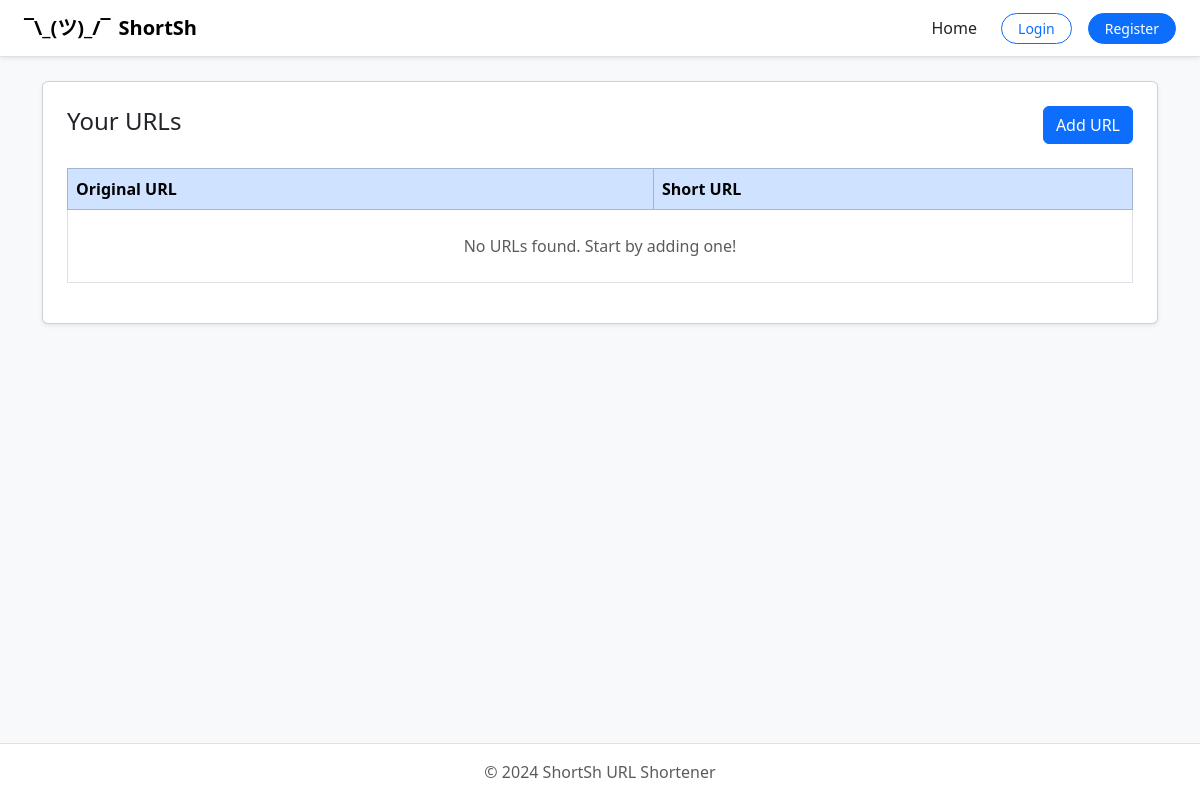
Before: / with the older database file.
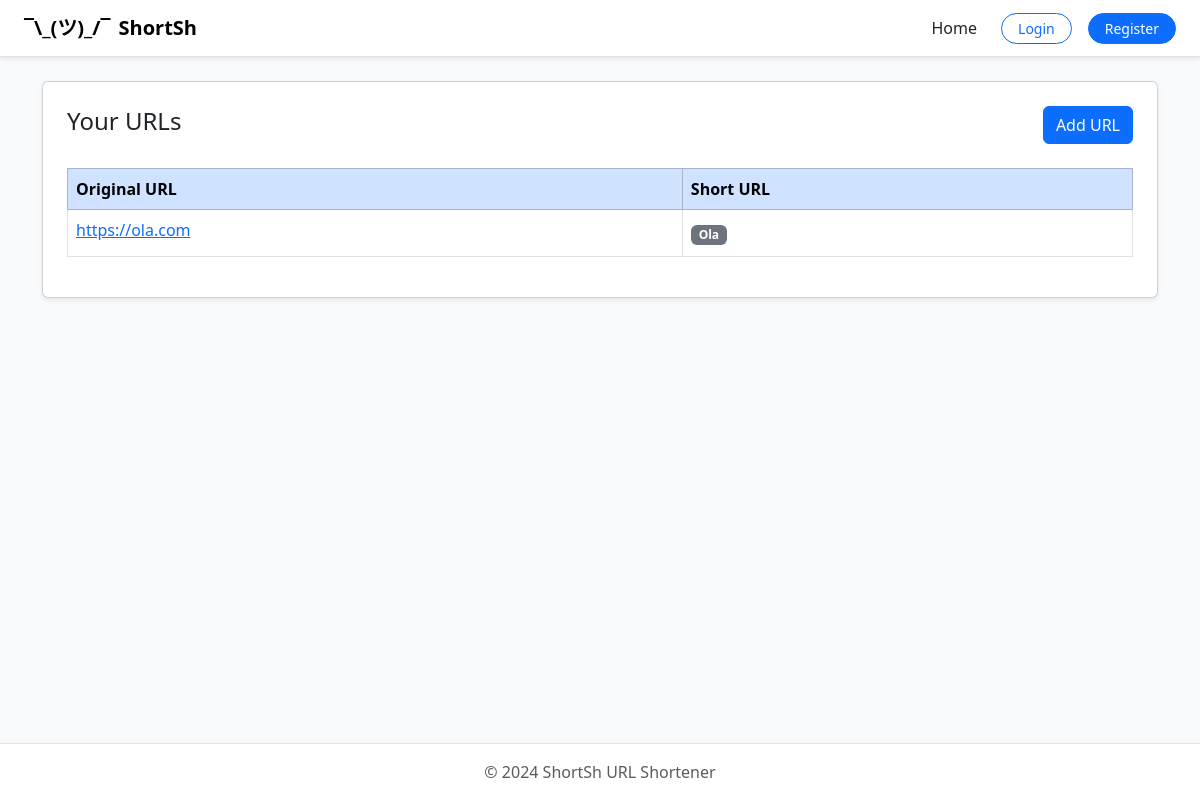
After: the same page with the newer database file.
### tables this page shows
CREATE TABLE urls (
            id INTEGER PRIMARY KEY AUTOINCREMENT,
            original_url TEXT NOT NULL,
            short_url TEXT UNIQUE NOT NULL,
            user_id INTEGER,
            FOREIGN KEY (user_id) REFERENCES users(id)
        );

### controllers/HomeController.php (called while the page is built, shortened)
<?php
class HomeController {
    public function index() {
        $pdo = Database::getInstance();
        $userId = $_SESSION['user_id'] ?? null;
        if ($userId) {
            $stmt = $pdo->prepare("SELECT * FROM urls WHERE user_id = ?");
            $stmt->execute([$userId]);
        } else {
            $stmt = $pdo->prepare("SELECT * FROM urls WHERE user_id IS NULL");
            $stmt->execute();
        }
        $urls = $stmt->fetchAll();
        include __DIR__ . '/../views/home.php';
        include __DIR__ . '/../views/base.php';
    }
}

### views/home.php (the view, shortened to what this page needs)
<section class="card shadow-sm p-4">
    <div class="d-flex justify-content-between align-items-center mb-4">
        <h2 class="h4">Your URLs</h2>
        <button type="button" class="btn btn-primary" data-bs-toggle="modal" data-bs-target="#addUrlModal">
            Add URL
        </button>
    </div>
    <div class="table-responsive">
        <table class="table table-hover table-bordered align-middle">
            <thead class="table-primary">
                <tr>
                    <th scope="col">Original URL</th>
                    <th scope="col">Short URL</th>
                </tr>
            </thead>
            <tbody>
                <?php if (!empty($urls)): ?>
                    <?php foreach ($urls as $url): ?>
                        <tr>
                            <td><a href="<?php echo htmlspecialchars($url['original_url']); ?>" class="text-truncate d-inline-block" style="max-width: 400px;"><?php echo htmlspecialchars($url['original_url']); ?></a></td>
                            <td><span class="badge bg-secondary"><?php echo htmlspecialchars($url['short_url']); ?></span></td>
                        </tr>
                    <?php endforeach; ?>
                <?php else: ?>
                    <tr>
                        <td colspan="2" class="text-center text-muted py-4">No URLs found. Start by adding one!</td>
                    </tr>
                <?php endif; ?>
            </tbody>
        </table>
    </div>
</section>

Changed rows visible on the page:
added urls: original_url "https://ola.com", short_url "Ola"
Other visible differences:
text no longer shown: "No URLs found. Start by adding one!"
